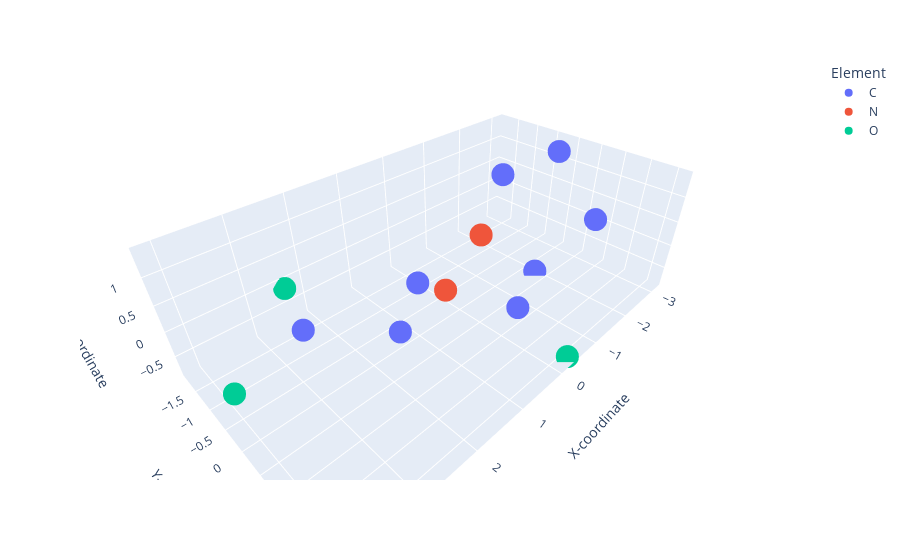

Notebook cell for this chart:
### Code cell
# Visualize the conformer

globals()[f'{dipep_conformer}_df'], globals()[f'{dipep_conformer}_fig']= vaa.conf_visualization(dipep_conformer)
globals()[f'{dipep_conformer}_fig'].show()

### Figure 1 — Plotly figure (JSON) as saved in the notebook; plotly's stock layout.template omitted (floating-point values rounded to 4 significant figures)
{"data": [{"customdata": [["1", "C"], ["3", "C"], ["4", "C"], ["6", "C"], ["7", "C"], ["10", "C"], ["11", "C"], ["13", "C"]], "hovertemplate": "Element=%{customdata[1]}<br>X-coordinate=%{x}<br>Y-coordinate=%{y}<br>Z-coordinate=%{z}<br>Atom Index=%{customdata[0]}<extra></extra>", "legendgroup": "C", "marker": {"color": "#636efa", "symbol": "circle"}, "mode": "markers", "name": "C", "scene": "scene", "showlegend": true, "type": "scatter3d", "x": [-2.955, -1.883, -0.5011, -2.94, -3.104, 1.829, 2.745, 2.041], "y": [-1.543, 0.2837, 0.9255, 0.844, -0.2825, 0.5209, -0.6833, 1.202], "z": [0.326, -0.8407, -0.6166, 0.1495, 1.184, 0.0421, -0.1059, 1.412]}, {"customdata": [["2", "N"], ["9", "N"]], "hovertemplate": "Element=%{customdata[1]}<br>X-coordinate=%{x}<br>Y-coordinate=%{y}<br>Z-coordinate=%{z}<br>Atom Index=%{customdata[0]}<extra></extra>", "legendgroup": "N", "marker": {"color": "#EF553B", "symbol": "circle"}, "mode": "markers", "name": "N", "scene": "scene", "showlegend": true, "type": "scatter3d", "x": [-1.878, 0.4614], "y": [-1.178, 0.08779], "z": [-0.6164, -0.1605]}, {"customdata": [["5", "O"], ["12", "O"], ["14", "O"]], "hovertemplate": "Element=%{customdata[1]}<br>X-coordinate=%{x}<br>Y-coordinate=%{y}<br>Z-coordinate=%{z}<br>Atom Index=%{customdata[0]}<extra></extra>", "legendgroup": "O", "marker": {"color": "#00cc96", "symbol": "circle"}, "mode": "markers", "name": "O", "scene": "scene", "showlegend": true, "type": "scatter3d", "x": [-0.3151, 2.388, 4.045], "y": [2.123, -1.843, -0.3155], "z": [-0.8437, -0.1278, -0.1841]}], "layout": {"autosize": true, "legend": {"title": {"text": "Element"}, "tracegroupgap": 0}, "margin": {"t": 60}, "scene": {"aspectmode": "auto", "aspectratio": {"x": 1.788, "y": 0.9918, "z": 0.5641}, "camera": {"center": {"x": 0, "y": 0, "z": 0}, "eye": {"x": 1.13, "y": 1.13, "z": 1.13}, "projection": {"type": "perspective"}, "up": {"x": 0, "y": 0, "z": 1}}, "domain": {"x": [0, 1], "y": [0, 1]}, "xaxis": {"title": {"text": "X-coordinate"}, "type": "linear"}, "yaxis": {"title": {"text": "Y-coordinate"}, "type": "linear"}, "zaxis": {"title": {"text": "Z-coordinate"}, "type": "linear"}}}}
